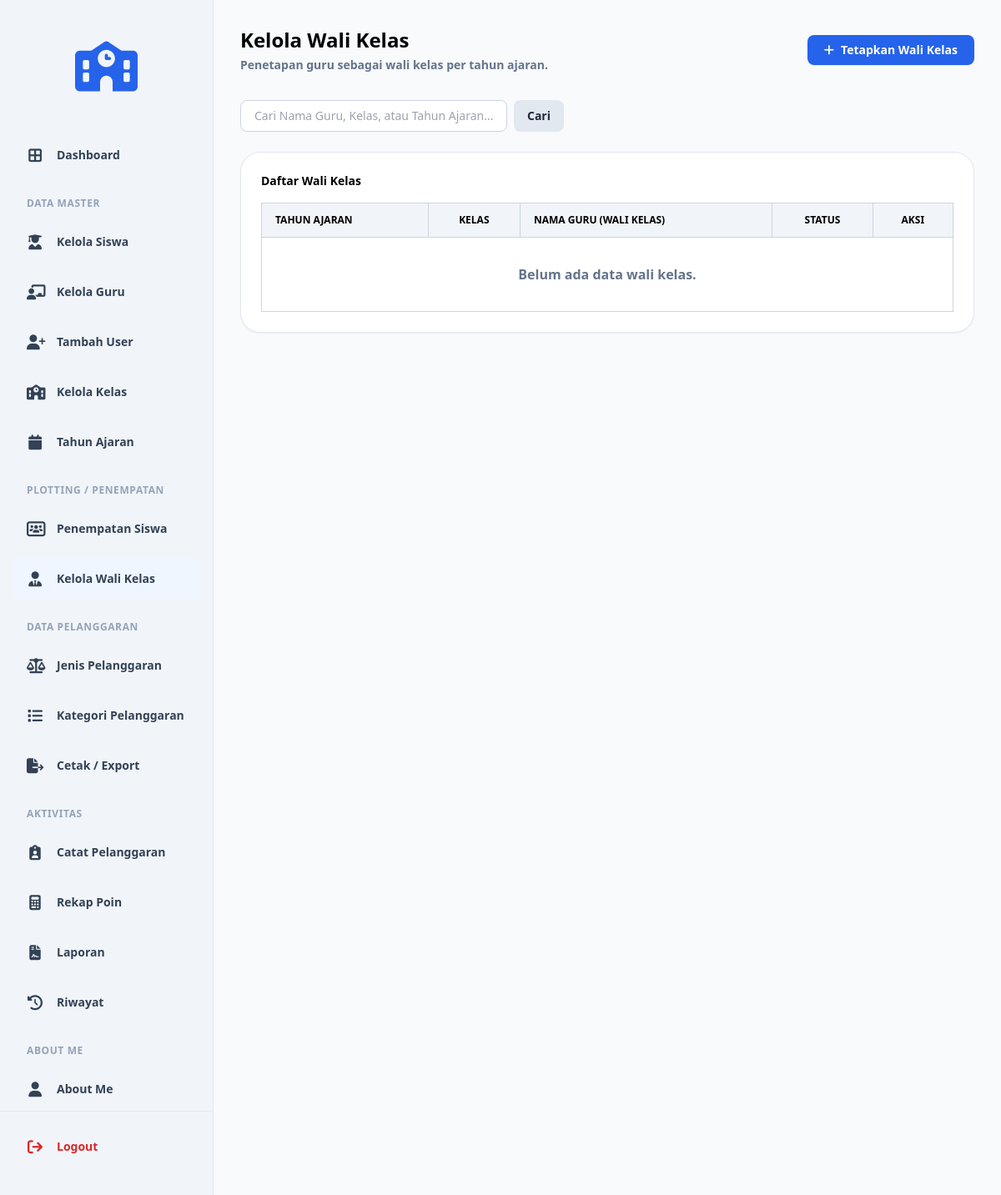
Before: /walikelas.php (signed in) with the older database file.
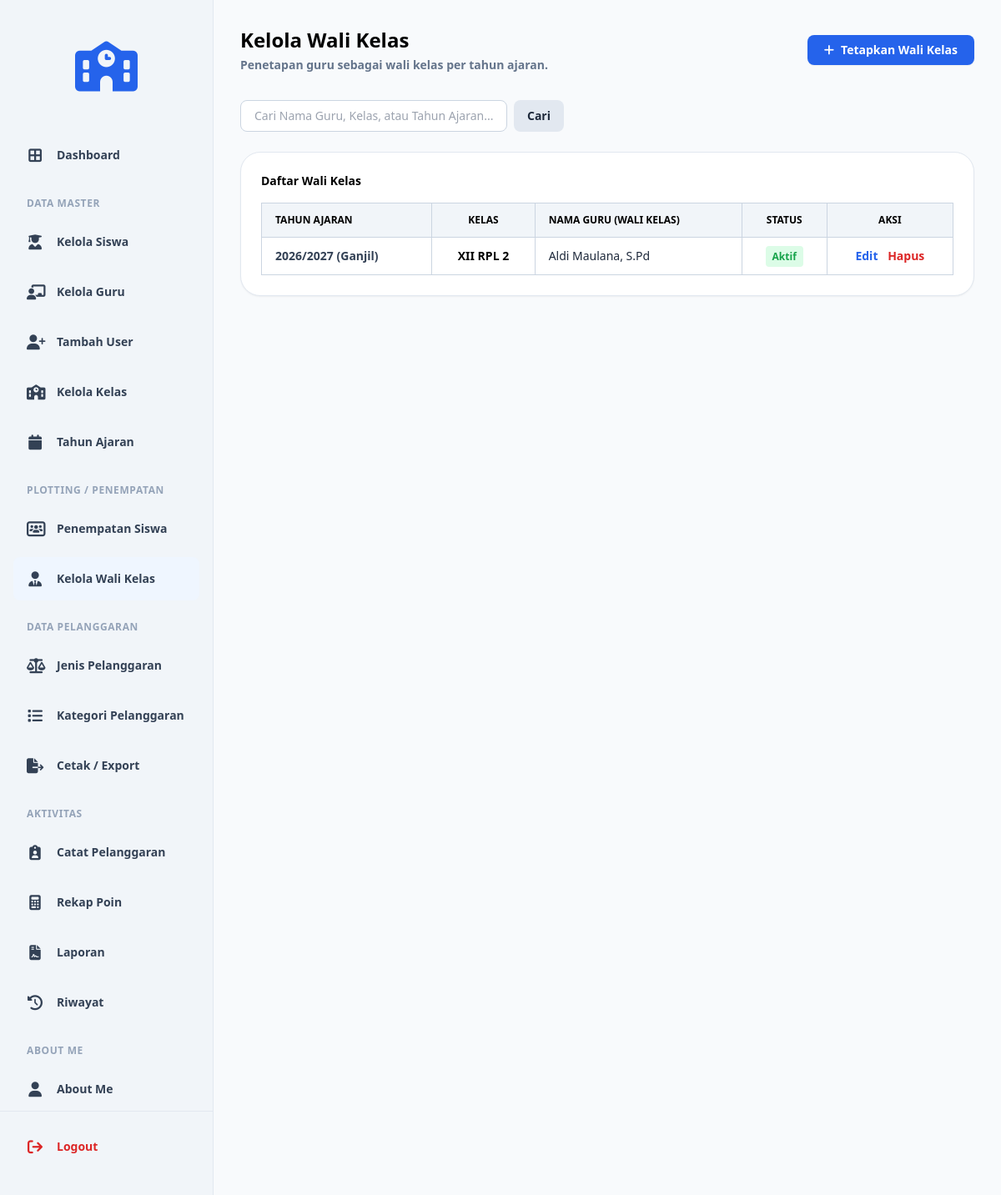
After: the same page with the newer database file.
### tables this page shows
CREATE TABLE `t_wali_kelas` (
  `id` int(11) NOT NULL,
  `tahun_ajaran_id` int(11) DEFAULT NULL,
  `kelas_id` int(11) DEFAULT NULL,
  `guru_id` int(11) DEFAULT NULL,
  `tanggal_mulai` date NOT NULL,
  `tanggal_selesai` date NOT NULL,
  `status_aktif` tinyint(1) NOT NULL,
  `created_at` timestamp NOT NULL DEFAULT current_timestamp(),
  `updated_at` timestamp NOT NULL DEFAULT current_timestamp()
);

CREATE TABLE `t_tahun_ajaran` (
  `id` int(11) NOT NULL,
  `nama` varchar(20) DEFAULT NULL,
  `tanggal_mulai` date NOT NULL,
  `tanggal_selesai` date NOT NULL,
  `status_aktif` tinyint(1) NOT NULL,
  `created_at` timestamp NOT NULL DEFAULT current_timestamp(),
  `updated_at` timestamp NOT NULL DEFAULT current_timestamp()
);

CREATE TABLE `t_kelas` (
  `id` int(11) NOT NULL,
  `nama` varchar(100) DEFAULT NULL,
  `tingkat` varchar(20) NOT NULL,
  `jurusan` varchar(100) NOT NULL,
  `status_aktif` tinyint(1) NOT NULL,
  `created_at` timestamp NOT NULL DEFAULT current_timestamp(),
  `updated_at` timestamp NOT NULL DEFAULT current_timestamp()
);

CREATE TABLE `t_guru` (
  `id` int(11) NOT NULL,
  `nip` varchar(30) NOT NULL,
  `nama` varchar(150) DEFAULT NULL,
  `email` varchar(150) NOT NULL,
  `status_aktif` tinyint(1) NOT NULL,
  `user_id` int(11) NOT NULL,
  `created_at` timestamp NOT NULL DEFAULT current_timestamp(),
  `updated_at` timestamp NOT NULL DEFAULT current_timestamp()
);

### walikelas.php (the view, shortened to what the changed rows need)
<?php
include 'config/koneksi.php';
$where = "";
$query_data = "SELECT wk.*, g.nama as nama_guru, k.nama as nama_kelas, ta.*
               FROM t_wali_kelas wk
               LEFT JOIN t_guru g ON wk.guru_id = g.id
               LEFT JOIN t_kelas k ON wk.kelas_id = k.id
               LEFT JOIN t_tahun_ajaran ta ON wk.tahun_ajaran_id = ta.id
               $where
               ORDER BY wk.id DESC";
$result = mysqli_query($koneksi, $query_data);
?>
<!DOCTYPE html>
<html lang="id">
<head>
    <?php include 'layouts/head.php'; ?>
</head>
<body class="bg-slate-50 text-slate-800 font-sans min-h-screen flex">
    <main class="flex-1 p-8 bg-slate-50 overflow-y-auto">
        <div class="flex flex-col md:flex-row justify-between items-start md:items-center mb-8 gap-4">
            <div>
                <h1 class="text-2xl font-bold text-black">Kelola Wali Kelas</h1>
            </div>
        </div>
        <div class="bg-white p-6 rounded-[1.5rem] shadow-sm border border-slate-200">
            <div class="overflow-x-auto">
                <table class="w-full border-collapse border border-slate-300">
                    <thead class="bg-slate-100">
                        <tr>
                            <th class="border border-slate-300 px-4 py-3 text-xs font-bold text-black uppercase text-left">TAHUN AJARAN</th>
                            <th class="border border-slate-300 px-4 py-3 text-xs font-bold text-black uppercase text-center">KELAS</th>
                            <th class="border border-slate-300 px-4 py-3 text-xs font-bold text-black uppercase text-left">NAMA GURU (WALI KELAS)</th>
                            <th class="border border-slate-300 px-4 py-3 text-xs font-bold text-black uppercase text-center">STATUS</th>
                            <th class="border border-slate-300 px-4 py-3 text-xs font-bold text-black uppercase text-center">AKSI</th>
                        </tr>
                    </thead>
                    <tbody>
                        <?php if ($result && mysqli_num_rows($result) > 0): ?>
                            <?php while ($data = mysqli_fetch_assoc($result)):
                                $thn = $data['tahun_ajaran'] ?? $data['nama'] ?? $data['tahun'] ?? '-';
                                $sem = isset($data['semester']) ? ucfirst($data['semester']) : 'Ganjil';
                            ?>
                                <tr class="hover:bg-slate-50">
                                    <td class="border border-slate-300 px-4 py-3 text-sm font-bold text-slate-700">
                                        <?php echo htmlspecialchars($thn); ?> (<?php echo htmlspecialchars($sem); ?>)
                                    </td>
                                    <td class="border border-slate-300 px-4 py-3 text-sm font-bold text-black text-center"><?php echo htmlspecialchars($data['nama_kelas'] ?? '-'); ?></td>
                                    <td class="border border-slate-300 px-4 py-3 text-sm text-slate-800"><?php echo htmlspecialchars($data['nama_guru'] ?? '-'); ?></td>
                                    <td class="border border-slate-300 px-4 py-3 text-sm text-center">
                                        <?php echo (isset($data['status_aktif']) && $data['status_aktif'] == 1) ? '<span class="text-green-600 font-bold bg-green-100 px-2 py-1 rounded text-xs">Aktif</span>' : '<span class="text-slate-500 font-bold bg-slate-100 px-2 py-1 rounded text-xs">Non-Aktif</span>'; ?>
                                    </td>
                                    <td class="border border-slate-300 px-4 py-3 text-sm text-center">
                                        <button onclick='openEditModal(<?php echo json_encode($data); ?>)' class="text-blue-600 font-bold mr-2 hover:underline">Edit</button>
                                        <a href="walikelas.php?delete_id=<?php echo $data['id']; ?>" onclick="return confirm('Hapus penetapan wali kelas ini?')" class="text-red-600 font-bold hover:underline">Hapus</a>
                                    </td>
                                </tr>
                            <?php endwhile; ?>
                        <?php else: ?>
                            <tr>
                                <td colspan="5" class="border border-slate-300 px-4 py-8 text-center text-slate-500 font-bold">Belum ada data wali kelas.</td>
                            </tr>
                        <?php endif; ?>
                    </tbody>
                </table>
            </div>
        </div>
    </main>
</body>
</html>

Changed rows visible on the page:
added t_wali_kelas: tahun_ajaran.nama "2026/2027", sem "Ganjil", kelas.nama "XII RPL 2", guru.nama "Aldi Maulana, S.Pd"
Other visible differences:
text no longer shown: "Belum ada data wali kelas."
